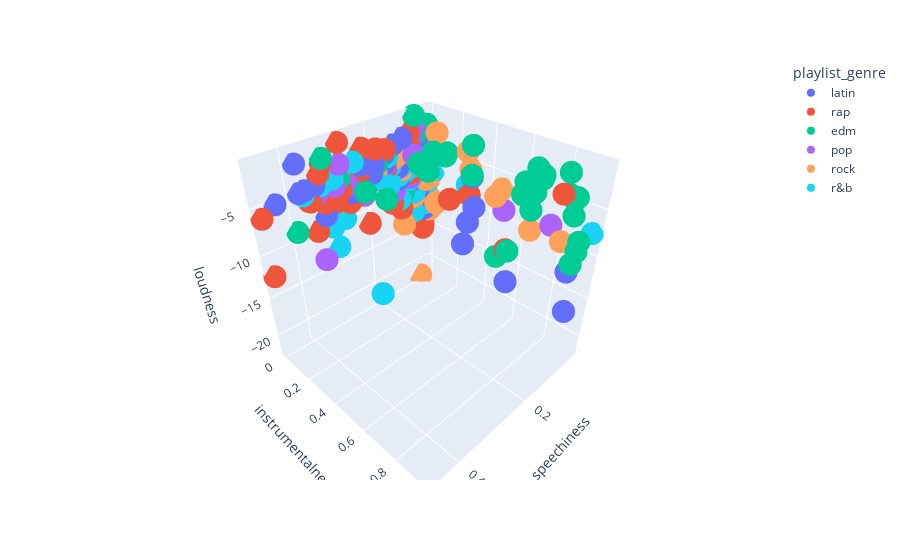

Source (notebook cell):
### Code cell
# Usamos la maravilla de plotly
import plotly.express as px

fig = px.scatter_3d(d2, x='speechiness', y='instrumentalness', z='loudness', color='playlist_genre')
fig.show()
